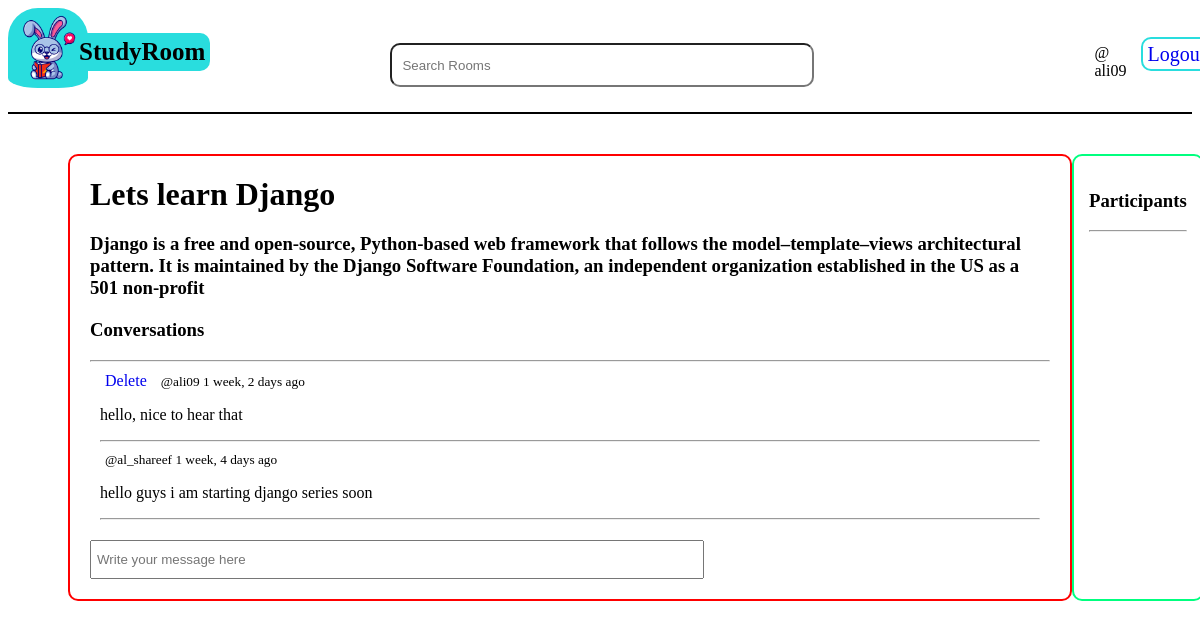
/room/1/ (signed in), run on the app's committed database.
### base/models.py (models this page shows, shortened)
class Room(models.Model):
    host= models.ForeignKey(User,on_delete=models.SET_NULL,null=True)
    topic= models.ForeignKey(Topic, on_delete = models.SET_NULL,null=True)
    name = models.CharField(max_length=50)
    description = models.TextField(null=True,blank=True)
    participants = models.ManyToManyField(User,related_name='participants',blank=True)
    updated = models.DateTimeField(auto_now=True)
    created = models.DateTimeField(auto_now_add=True)
    class Meta:
        ordering=['-updated','-created']

class Message(models.Model):
    user = models.ForeignKey(User,on_delete=models.CASCADE)
    room = models.ForeignKey(Room,on_delete=models.CASCADE)
    body = models.TextField()
    updated = models.DateTimeField(auto_now=True)
    created = models.DateTimeField(auto_now_add=True)
    class Meta:
        ordering = ['-updated','-created']

### base/views.py (the view, shortened to what this page needs)
# urls.py: path('room/<str:pk>/',views.room,name='room'),
def room(request,pk):
    room = Room.objects.get(id=int(pk))
    room_message = room.message_set.all().order_by('-created')
    participants = room.participants.all()
    context = {'room':room,'room_message':room_message,'participants':participants}
    return render(request,'base/room.html',context)

### base/templates/base/room.html (shortened to what this page needs)
{% extends 'main.html' %} {% block content %}
<div class="room_container">
  <div class="room">
    <h1 style="margin:20px ;">{{room.name}}</h1>
    <h3 style="margin:20px ;">{{room.description}}</h3>
    <div class="comment-wraper">
      <h3>Conversations</h3>
      <div style="color:yellowgreen"><hr /></div>
      <div class="msg">
        {% for message in room_message%}
        <div>
            {% if request.user == message.user %}
            <a style="margin:5px; text-decoration: none;" href="{% url 'delete-message' message.id %}">Delete</a>
            {% endif %}
            <small style="margin:5px ;">@{{message.user}}  {{message.created|timesince}} ago</small>
            <p>{{message.body}}</p>
            <hr />
        </div>
        {% endfor %}
      </div>
    </div>
    {% if request.user.is_authenticated %}
    <div class="comments">
      <form method="POST" action="">
        <input style="width:600px; height: 25px; padding: 5px;" type="text" placeholder="Write your message here" name="body" />
      </form>
    </div>
    {% endif %}
  </div>
  <div class="participant">
    <h3>Participants</h3>
    <hr>
  </div>
</div>
{% endblock content %}

### templates/navbar.html (shortened to what this page needs)
{% load static %}
<div style="border-bottom: 2px solid black; ">
    <div style="display: flex;">
        <a href="/">
            <img style="height:80px;padding-bottom:20px ; width:80px; border-radius: 30px;" src="{% static 'images/3900_6_07.jpg'%}" alt="">
        </a>
        <div><h1 style=" border-radius:10px;padding: 5px;margin-left: -14px; background-color: #29DDDE; font-size: 25px; margin-top: 25px; ">StudyRoom</h1></div>
        <form method="GET" action="{% url 'home' %}">
            <input style="margin-top: 35px; margin-bottom:10px ; margin-left:180px; width: 400px; height: 20px; border-radius: 10px; padding: 10px;" type="text" name="q" placeholder="Search Rooms">
        </form>
        <div style="margin-top:20px; display:flex">
            <div>
                {% if request.user.is_authenticated %}
                <p style="margin-left: 280px;">@ {{request.user}}</p>
                {% endif %}
            </div>
            <div style="margin: 15px;">
                {% if request.user.is_authenticated %}
                <a style="text-decoration: none; border: 2px solid #29DDDE; font-size: 20px; padding: 4px; border-radius: 10px; " href="{% url 'logout' %}">Logout</a>
                {% else %}
                <a style="text-decoration: none; border: 2px solid #29DDDE; font-size: 20px; padding: 4px; border-radius: 10px; margin-left:360px; " href="{% url 'login' %}">Login</a>
                {% endif %}
            </div>
        </div>
        </div>
</div>

### base/templates/base/room.html (style rules this page uses)
.room_container { display: grid; grid-template-columns: 3fr 1fr; padding: 20px; }
.room { margin-top:20px ; margin-left: 40px; border: 2px solid red; width: 1000px; border-radius: 10px; }
.comment-wraper { margin: 20px; }
.comments { margin: 20px; }
.participant { border: 2px solid springgreen; margin-top: 20px; margin-right: 20px; border-radius: 10px; padding: 15px; }
.msg { margin: 10px; }

### data on the page
Room: name "Lets learn Django", description "Django is a free and open-source, Python-based web framework that follows the model–template–views architectural pattern. It is maintained by the Django Software Foundation, an independent organization established in the US as a 501 non-profit"
Message: shows "Delete", user "ali09", created "1 week, 2 days", body "hello, nice to hear that"
Message: user "al_shareef", created "1 week, 4 days", body "hello guys i am starting django series soon"

### other printed values
{{ request.user }} "ali09"
